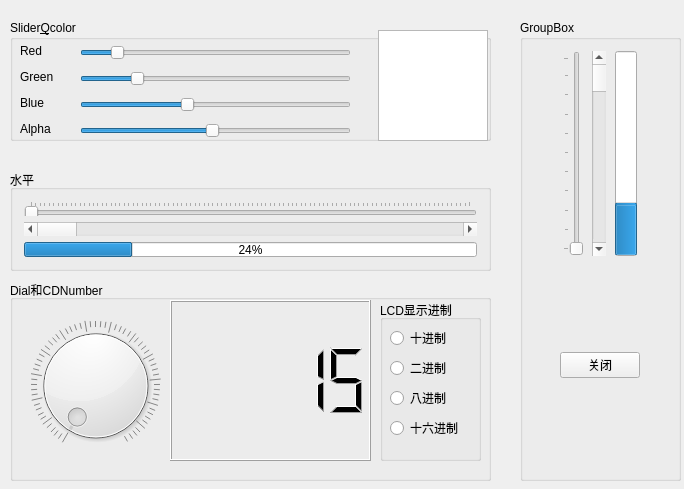
<?xml version="1.0" encoding="UTF-8"?>
<ui version="4.0">
 <class>Widget</class>
 <widget class="QWidget" name="Widget">
  <property name="geometry">
   <rect>
    <x>0</x>
    <y>0</y>
    <width>684</width>
    <height>489</height>
   </rect>
  </property>
  <property name="windowTitle">
   <string>Widget</string>
  </property>
  <widget class="QGroupBox" name="groupBox">
   <property name="geometry">
    <rect>
     <x>10</x>
     <y>20</y>
     <width>481</width>
     <height>121</height>
    </rect>
   </property>
   <property name="title">
    <string>Slider&amp;Qcolor</string>
   </property>
   <widget class="QLabel" name="label_2">
    <property name="geometry">
     <rect>
      <x>10</x>
      <y>49</y>
      <width>54</width>
      <height>16</height>
     </rect>
    </property>
    <property name="text">
     <string>Green</string>
    </property>
   </widget>
   <widget class="QLabel" name="label_3">
    <property name="geometry">
     <rect>
      <x>10</x>
      <y>75</y>
      <width>54</width>
      <height>16</height>
     </rect>
    </property>
    <property name="text">
     <string>Blue</string>
    </property>
   </widget>
   <widget class="QSlider" name="redSlider">
    <property name="geometry">
     <rect>
      <x>70</x>
      <y>23</y>
      <width>271</width>
      <height>19</height>
     </rect>
    </property>
    <property name="maximum">
     <number>255</number>
    </property>
    <property name="value">
     <number>30</number>
    </property>
    <property name="orientation">
     <enum>Qt::Horizontal</enum>
    </property>
   </widget>
   <widget class="QSlider" name="greenSlider">
    <property name="geometry">
     <rect>
      <x>70</x>
      <y>49</y>
      <width>271</width>
      <height>19</height>
     </rect>
    </property>
    <property name="maximum">
     <number>255</number>
    </property>
    <property name="value">
     <number>50</number>
    </property>
    <property name="orientation">
     <enum>Qt::Horizontal</enum>
    </property>
   </widget>
   <widget class="QSlider" name="blueSlider">
    <property name="geometry">
     <rect>
      <x>70</x>
      <y>75</y>
      <width>271</width>
      <height>19</height>
     </rect>
    </property>
    <property name="maximum">
     <number>255</number>
    </property>
    <property name="value">
     <number>100</number>
    </property>
    <property name="orientation">
     <enum>Qt::Horizontal</enum>
    </property>
   </widget>
   <widget class="QSlider" name="alphaSlider">
    <property name="geometry">
     <rect>
      <x>70</x>
      <y>101</y>
      <width>271</width>
      <height>19</height>
     </rect>
    </property>
    <property name="maximum">
     <number>255</number>
    </property>
    <property name="value">
     <number>125</number>
    </property>
    <property name="orientation">
     <enum>Qt::Horizontal</enum>
    </property>
   </widget>
   <widget class="QLabel" name="label_4">
    <property name="geometry">
     <rect>
      <x>10</x>
      <y>101</y>
      <width>54</width>
      <height>16</height>
     </rect>
    </property>
    <property name="text">
     <string>Alpha</string>
    </property>
   </widget>
   <widget class="QLabel" name="label">
    <property name="geometry">
     <rect>
      <x>10</x>
      <y>23</y>
      <width>54</width>
      <height>16</height>
     </rect>
    </property>
    <property name="text">
     <string>Red</string>
    </property>
   </widget>
   <widget class="QTextEdit" name="textEdit">
    <property name="geometry">
     <rect>
      <x>368</x>
      <y>10</y>
      <width>110</width>
      <height>111</height>
     </rect>
    </property>
    <property name="tabStopWidth">
     <number>76</number>
    </property>
   </widget>
  </widget>
  <widget class="QGroupBox" name="groupBox_2">
   <property name="geometry">
    <rect>
     <x>10</x>
     <y>170</y>
     <width>481</width>
     <height>101</height>
    </rect>
   </property>
   <property name="title">
    <string>水平</string>
   </property>
   <layout class="QGridLayout" name="gridLayout_2">
    <item row="0" column="0">
     <widget class="QSlider" name="horizontalSlider_5">
      <property name="orientation">
       <enum>Qt::Horizontal</enum>
      </property>
      <property name="tickPosition">
       <enum>QSlider::TicksAbove</enum>
      </property>
     </widget>
    </item>
    <item row="1" column="0">
     <widget class="QScrollBar" name="horizontalScrollBar">
      <property name="orientation">
       <enum>Qt::Horizontal</enum>
      </property>
     </widget>
    </item>
    <item row="2" column="0">
     <widget class="QProgressBar" name="progressBar">
      <property name="value">
       <number>24</number>
      </property>
     </widget>
    </item>
   </layout>
  </widget>
  <widget class="QGroupBox" name="groupBox_3">
   <property name="geometry">
    <rect>
     <x>10</x>
     <y>280</y>
     <width>481</width>
     <height>201</height>
    </rect>
   </property>
   <property name="title">
    <string>Dial和CDNumber</string>
   </property>
   <widget class="QDial" name="dial">
    <property name="geometry">
     <rect>
      <x>20</x>
      <y>30</y>
      <width>131</width>
      <height>151</height>
     </rect>
    </property>
    <property name="maximum">
     <number>255</number>
    </property>
    <property name="notchesVisible">
     <bool>true</bool>
    </property>
   </widget>
   <widget class="QLCDNumber" name="lcdNumber">
    <property name="geometry">
     <rect>
      <x>160</x>
      <y>20</y>
      <width>201</width>
      <height>161</height>
     </rect>
    </property>
    <property name="value" stdset="0">
     <double>15.000000000000000</double>
    </property>
   </widget>
   <widget class="QGroupBox" name="groupBox_4">
    <property name="geometry">
     <rect>
      <x>370</x>
      <y>20</y>
      <width>101</width>
      <height>161</height>
     </rect>
    </property>
    <property name="title">
     <string>LCD显示进制</string>
    </property>
    <widget class="QRadioButton" name="shiRadio">
     <property name="geometry">
      <rect>
       <x>10</x>
       <y>30</y>
       <width>89</width>
       <height>16</height>
      </rect>
     </property>
     <property name="text">
      <string>十进制</string>
     </property>
    </widget>
    <widget class="QRadioButton" name="erRadio">
     <property name="geometry">
      <rect>
       <x>10</x>
       <y>60</y>
       <width>89</width>
       <height>16</height>
      </rect>
     </property>
     <property name="text">
      <string>二进制</string>
     </property>
    </widget>
    <widget class="QRadioButton" name="baRadio">
     <property name="geometry">
      <rect>
       <x>10</x>
       <y>90</y>
       <width>89</width>
       <height>16</height>
      </rect>
     </property>
     <property name="text">
      <string>八进制</string>
     </property>
    </widget>
    <widget class="QRadioButton" name="shiliuRadio">
     <property name="geometry">
      <rect>
       <x>10</x>
       <y>120</y>
       <width>89</width>
       <height>16</height>
      </rect>
     </property>
     <property name="text">
      <string>十六进制</string>
     </property>
    </widget>
   </widget>
  </widget>
  <widget class="QGroupBox" name="groupBox_5">
   <property name="geometry">
    <rect>
     <x>520</x>
     <y>20</y>
     <width>161</width>
     <height>461</height>
    </rect>
   </property>
   <property name="title">
    <string>GroupBox</string>
   </property>
   <layout class="QGridLayout" name="gridLayout">
    <item row="0" column="0">
     <layout class="QHBoxLayout" name="horizontalLayout">
      <item>
       <widget class="QSlider" name="verticalSlider">
        <property name="orientation">
         <enum>Qt::Vertical</enum>
        </property>
        <property name="tickPosition">
         <enum>QSlider::TicksAbove</enum>
        </property>
       </widget>
      </item>
      <item>
       <widget class="QScrollBar" name="verticalScrollBar">
        <property name="orientation">
         <enum>Qt::Vertical</enum>
        </property>
       </widget>
      </item>
      <item>
       <widget class="QProgressBar" name="progressBar_2">
        <property name="value">
         <number>24</number>
        </property>
        <property name="orientation">
         <enum>Qt::Vertical</enum>
        </property>
       </widget>
      </item>
     </layout>
    </item>
    <item row="1" column="0">
     <layout class="QVBoxLayout" name="verticalLayout">
      <item>
       <spacer name="verticalSpacer">
        <property name="orientation">
         <enum>Qt::Vertical</enum>
        </property>
        <property name="sizeHint" stdset="0">
         <size>
          <width>20</width>
          <height>40</height>
         </size>
        </property>
       </spacer>
      </item>
      <item>
       <widget class="QPushButton" name="pushButton">
        <property name="text">
         <string>关闭</string>
        </property>
       </widget>
      </item>
      <item>
       <spacer name="verticalSpacer_2">
        <property name="orientation">
         <enum>Qt::Vertical</enum>
        </property>
        <property name="sizeHint" stdset="0">
         <size>
          <width>20</width>
          <height>48</height>
         </size>
        </property>
       </spacer>
      </item>
     </layout>
    </item>
   </layout>
  </widget>
 </widget>
 <layoutdefault spacing="6" margin="11"/>
 <resources/>
 <connections/>
</ui>
